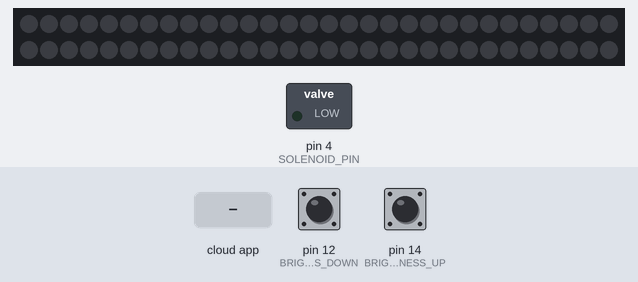
Bench run of a sketch on a simulated Arduino Uno, built for the host (arithmetic inside an expression is 32-bit, double 64-bit). Shown: 60 RGB LEDs in strip order, left to right, continuing on the next row, switched loads named in the sketch (green lamp = pin HIGH). The test bench sets the inputs (shaded band); at power-on: pin 12 (BRIGHTNESS_DOWN) HIGH, pin 14 (BRIGHTNESS_UP) HIGH. What the sketch prints to the serial monitor is not drawn.

Above: at 2.7 s.
2.8 s: the phone or cloud app sets parsonsParis to 1
At 4.2 s:
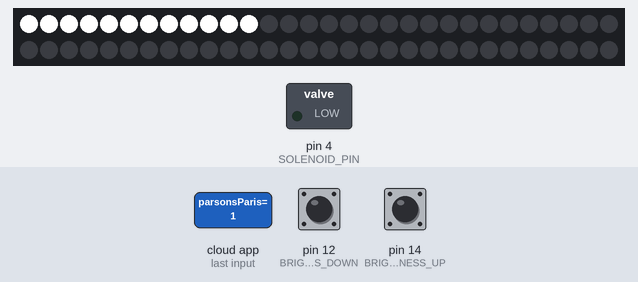
5.8 s: the phone or cloud app sets parsonsParis to 0
At 6.2 s:
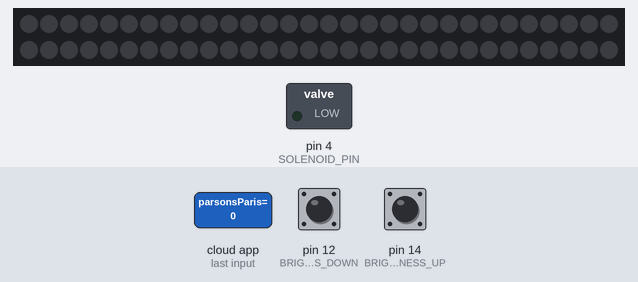
Timing chart, 0 to 8.8 s (numbered marks = the images above; inputs shaded):
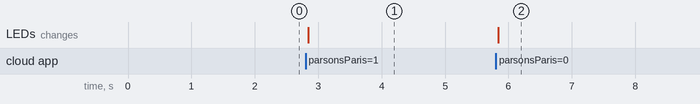

Measured:
- after the input at 2.8 s, the LEDs: change after 0.05 s (image 1)
- after the input at 5.8 s, the LEDs: change at once (image 2)

The sketch:

steal4.ino
```cpp
#include "config.h"
#include <Adafruit_NeoPixel.h>


#define NUM_LEDS 60
#define BRIGHTNESS 255

//assign pins

#define LED_STRIP_PIN 2
#define BRIGHTNESS_UP 14
#define BRIGHTNESS_DOWN 12
#define SOLENOID_PIN 4

const int maxBrightness = 5; //this can be any number - it's the number of steps between dimmest and brightest.
const int interval = 1;
const boolean paris = true;
const int ledsPerUnit = 12; // this is NUM_LEDS / maxBrightness.

// variables will change:
int brightness = 0;

int lastValue = 0;
int newValue = 10;

bool upButtonDown = false;
bool downButtonDown = false;

int otherLight;
int feed1Data;
int feed2Data;
bool feed4Data = true;
int totalUnits;

/****** uncomment this is your are lausanne. comment this out if you are in paris.*******/
//AdafruitIO_Feed *adafruitFeed1 = io.feed("ecalLausanne"); //this is your lamp location ("parsonsParis" or "ecalLausanne")
//AdafruitIO_Feed *adafruitFeed2 = io.feed("parsonsParis"); // this is the OTHER lamp's location ("parsonsParis" or "ecalLausanne")

/******uncomment this is your are paris. comment this out if you are in lausanne.*******/
AdafruitIO_Feed *adafruitFeed1 = io.feed("parsonsParis"); //this is your lamp location ("parsonsParis" or "ecalLausanne")
AdafruitIO_Feed *adafruitFeed2 = io.feed("ecalLausanne"); // this is the OTHER lamp's location ("parsonsParis" or "ecalLausanne")

AdafruitIO_Feed *adafruitFeed4 = io.feed("startup"); // this feed sends the last resends the last data when one of the lamps is plugged in.
Adafruit_NeoPixel strip = Adafruit_NeoPixel(NUM_LEDS, LED_STRIP_PIN, NEO_GRBW + NEO_KHZ800);


void setup() {

  //lights
  strip.setBrightness(BRIGHTNESS);
  strip.begin();
  strip.show(); // Initialize all pixels to 'off'


  Serial.begin(115200);

  // wait for serial monitor to open
  while (! Serial);

  // connect to io.adafruit.com
  Serial.print("Connecting to Adafruit IO");
  io.connect();

  // wait for a connection
  while (io.status() < AIO_CONNECTED) {
    Serial.print(".");
    delay(500);
  }

  // we are connected
  Serial.println();


  adafruitFeed1->onMessage(handleMessage_MYunits);
  adafruitFeed2->onMessage(handleMessage_units);
  adafruitFeed4->onMessage(handleMessage_startup);

//commented out setup
  adafruitFeed4->save(feed4Data);
  Serial.print("adafruitFeed4: ");
  Serial.println(feed4Data);
  adafruitFeed1->save(0);
  Serial.println("adafruitFeed1: 0");
  // initialize the LED strip pin as an output:
  pinMode(LED_STRIP_PIN, OUTPUT);
  pinMode(SOLENOID_PIN, OUTPUT);
  // initialize the pushbutton pins as an input:
  pinMode(BRIGHTNESS_UP, INPUT_PULLUP);
  pinMode(BRIGHTNESS_DOWN, INPUT_PULLUP);


}

void loop() {
  io.run();

  brightness = feed1Data;
  turnOn(feed1Data);


  totalUnits = feed1Data + feed2Data;


//this sends the brightness of this lamp to adafruit when the other lamp is turned on.
  if (feed4Data) {
    adafruitFeed1->save(brightness);
    feed4Data = false;
  }


//when the + button is pressed and it was previouslly released
  if (digitalRead(BRIGHTNESS_UP) == LOW && upButtonDown == false) {

    //when the total number of units in use is 10 and this lamp's brightness is less than 10
    if(totalUnits >= maxBrightness && brightness < maxBrightness){
      //take brightness from the other lamp
      otherLight = feed2Data;
      otherLight = otherLight - interval;
      delay(80);
      adafruitFeed2->save(otherLight);
      Serial.print("adafruitFeed2: ");
      Serial.println(otherLight);

      //turn this lamps' brightness up
      brightness = brightness + interval;
      delay(80);
      adafruitFeed1->save(brightness);
      Serial.print("adafruitFeed1: ");
      Serial.println(brightness);

    }
    else if(brightness < maxBrightness){
      brightness = brightness + interval;
      delay(80);
      adafruitFeed1->save(brightness);
      Serial.print("adafruitFeed1: ");
      Serial.println(brightness);
    }
    //this waits for the button to be released before the button press can be registered again
    upButtonDown = true;
  }


  if (digitalRead(BRIGHTNESS_DOWN) == LOW && brightness > 0 && downButtonDown == false) {
    brightness = brightness - interval;
    delay(80);
    adafruitFeed1->save(brightness);
    Serial.print("adafruitFeed1: ");
    Serial.println(brightness);
    downButtonDown = true;
  }


  //make sure the button is released before it can be pressed again
  if (digitalRead(BRIGHTNESS_DOWN) == HIGH) {
    downButtonDown = false;
  }
  if (digitalRead(BRIGHTNESS_UP) == HIGH) {
    upButtonDown = false;
  }


  // ping the server to keep the mqtt connection alive
//  if(! mqtt.ping()) {
//    mqtt.disconnect();
//  }

}


void fullOff() {
  //turns all lights off before turning them on
  for (int i = 0; i < strip.numPixels(); i++) {
    strip.setPixelColor(i, strip.Color(0, 0, 0) );
  }
  strip.show();
}


void turnOn(int lights) {
  //turns all lights off before turning them on
  //use this instead of fullOff() because it keeps the lights from being updated twice (and flickering)
  for (int i = 0; i < strip.numPixels(); i++) {
    strip.setPixelColor(i, strip.Color(0, 0, 0) );
  }
  //turing on lights to white
  for (int i = 0; i < lights; i++) {
    for (int x = 0; x < ledsPerUnit; x++) {
      strip.setPixelColor(i * ledsPerUnit + x, strip.Color(255, 255, 255) );
    }
  }
  strip.show();
}

void handleMessage_MYunits(AdafruitIO_Data *data) {

  // print RGB values and hex value
  String feed1Data_char = data->value();
  feed1Data = feed1Data_char.toInt();

}

void handleMessage_units(AdafruitIO_Data *data) {

  // print RGB values and hex value
  String feed2Data_char = data->value();
  feed2Data = feed2Data_char.toInt();

}


void handleMessage_startup(AdafruitIO_Data *data) {

  // print RGB values and hex value
  Serial.println("Received startup: ");
  Serial.println(data->value());
  String feed4Data_char = data->value();
  feed4Data = feed4Data_char.toInt();

}
```

config.h
```cpp
/************************ Adafruit IO Config *******************************/

// visit io.adafruit.com if you need to create an account,
// or if you need your Adafruit IO key.
//#define IO_USERNAME    "anoukzib"
//#define IO_KEY         "f650630b996a467094b7cb6e10c195d3"
#define IO_USERNAME    "madden_kris"
#define IO_KEY         "eadf1329dc254a10ad333054881a2c2a"

/******************************* WIFI **************************************/

// the AdafruitIO_WiFi client will work with the following boards:
//   - HUZZAH ESP8266 Breakout -> https://www.adafruit.com/products/2471
//   - Feather HUZZAH ESP8266 -> https://www.adafruit.com/products/2821
//   - Feather M0 WiFi -> https://www.adafruit.com/products/3010
//   - Feather WICED -> https://www.adafruit.com/products/3056

//#define WIFI_SSID       "ECALEVENT"
//#define WIFI_PASS       "frutiger"

//#define WIFI_SSID       "NETGEAR86"
//#define WIFI_PASS       "festivekayak5"

#define WIFI_SSID       "Kris' iPhone"
#define WIFI_PASS       "rivertubeblue"

#include "AdafruitIO_WiFi.h"
AdafruitIO_WiFi io(IO_USERNAME, IO_KEY, WIFI_SSID, WIFI_PASS);
```
